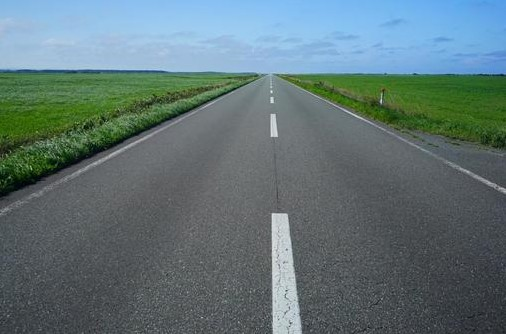
#> input picture pic/road1.jpg, 506 x 334 px, found by its file name
$ python HW1.py
#> lines starting #> are read from the running program, lines starting #| are printed output that depends on the picture; after the words box and inside, x2 and y2 are one past the last pixel; in counts of white or black regions, pixels touching at a corner belong together
import cv2
import numpy as np
import matplotlib.pyplot as plt
from skimage.feature import local_binary_pattern

# 讀取圖片
image_path = r"E:\pic\road1.jpg"
image = cv2.imread(image_path)
#> image is the input picture: shape (334, 506, 3); mean B, G, R 118.2, 115.7, 96.3
if image is None:
    raise FileNotFoundError(f"無法讀取圖片：{image_path}")

gray_image = cv2.cvtColor(image, cv2.COLOR_BGR2GRAY)
hsv_image = cv2.cvtColor(image, cv2.COLOR_BGR2HSV)
#> hsv_image: shape (334, 506, 3); mean H, S, V 93.8, 58.3, 126.6


# 直方圖均衡化（Gray Image）
equalized_gray = cv2.equalizeHist(gray_image)

# 直方圖均衡化（HSV 通道中的 V）
h, s, v = cv2.split(hsv_image)
v_eq = cv2.equalizeHist(v)
hsv_eq = cv2.merge([h, s, v_eq])
#> hsv_eq: shape (334, 506, 3); mean H, S, V 93.8, 58.3, 128.7
image_eq = cv2.cvtColor(hsv_eq, cv2.COLOR_HSV2BGR)

# 設定道路顏色的 HSV 範圍
lower_gray = np.array([0, 0, 20])
upper_gray = np.array([180, 45, 200])
road_mask = cv2.inRange(hsv_image, lower_gray, upper_gray)
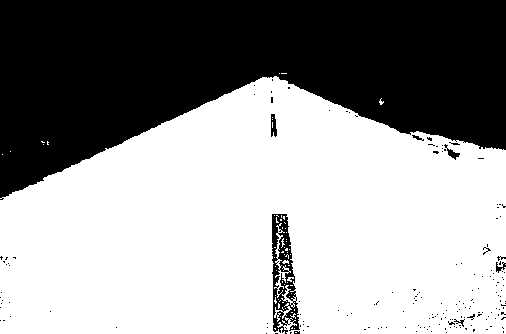
#> road_mask: shape (334, 506); 60.1% white; 176 black regions (169 under 20 px), largest, box (x1, y1, x2, y2) and area: (0, 0, 506, 200) 65117, (272, 214, 300, 334) 1684, (271, 114, 277, 137) 102


# 計算 LBP 並僅保留道路區域
def compute_lbp(image, mask, P=8, R=2):
#> called with P = 8, R = 2
    lbp = local_binary_pattern(image, P, R, method='uniform')
    lbp = lbp * (mask // 255)  # 只保留道路區域的 LBP 值
    return lbp

lbp_image = compute_lbp(equalized_gray, road_mask)

# 對 LBP 圖像進行二值化
_, mask = cv2.threshold(lbp_image.astype(np.uint8), 0, 255, cv2.THRESH_BINARY + cv2.THRESH_OTSU)
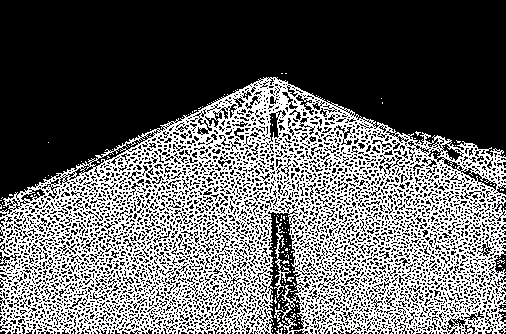
#> mask: shape (334, 506); 39.9% white in thin lines or dots, all inside (x1, y1, x2, y2) = (0, 73, 506, 334)

# 尋找輪廓並保留最大區塊
contours, _ = cv2.findContours(mask, cv2.RETR_EXTERNAL, cv2.CHAIN_APPROX_SIMPLE)
#> contours = 127 contours, 124 with area under 20; largest, box (x1, y1, x2, y2) and area: (0, 77, 506, 334) 97047, (274, 223, 291, 298) 108, (274, 303, 292, 322) 34
contour_image = image.copy()
cv2.drawContours(contour_image, contours, -1, (0, 255, 0), 2)
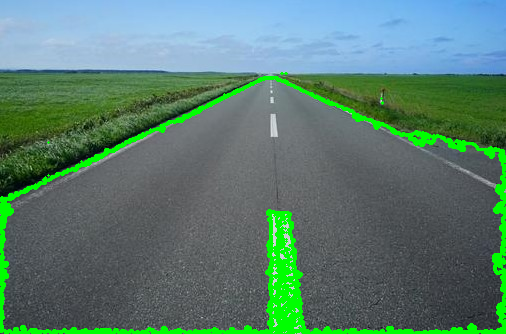
#> contour_image: shape (334, 506, 3); 6.17% of pixels changed, all inside (x1, y1, x2, y2) = (0, 72, 506, 334)
cv2.imshow('Contours Detected', contour_image)

# 找到最大輪廓
max_contour = max(contours, key=cv2.contourArea)
#> max_contour = contour of 2396 points, box (x1, y1, x2, y2) (0, 77, 506, 334), area 97047
max_contour_image = image.copy()
cv2.drawContours(max_contour_image, [max_contour], -1, (0, 0, 255), 2)
#> max_contour_image: shape (334, 506, 3); 5.07% of pixels changed, all inside (x1, y1, x2, y2) = (0, 76, 506, 334)
cv2.imshow('Max Contour', max_contour_image)


# 創建一個空白遮罩來保存最大區塊
filtered_mask = np.zeros_like(mask)
cv2.drawContours(filtered_mask, [max_contour], -1, 255, thickness=cv2.FILLED)
#> filtered_mask: shape (334, 506); 58.3% white; 147 black regions (135 under 20 px), largest, box (x1, y1, x2, y2) and area: (0, 0, 506, 214) 66325, (267, 211, 304, 334) 2706, (494, 250, 506, 275) 182

# 將道路部分覆蓋紅色
overlay = image.copy()
alpha = 0.5
for x in range(filtered_mask.shape[0]):
    for y in range(filtered_mask.shape[1]):
        if filtered_mask[x, y] > 0:
            overlay[x, y] = [0, 0, 255]  # 紅色
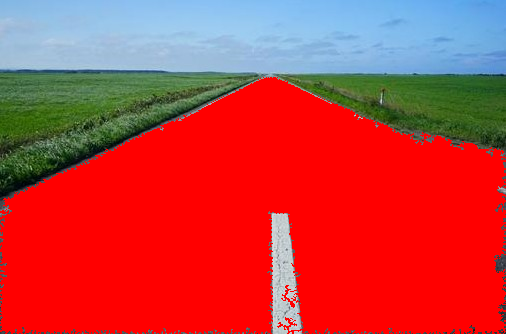
#> overlay: shape (334, 506, 3); mean B, G, R 62.5, 61.6, 193.7
output = cv2.addWeighted(overlay, alpha, image, 1 - alpha, 0)
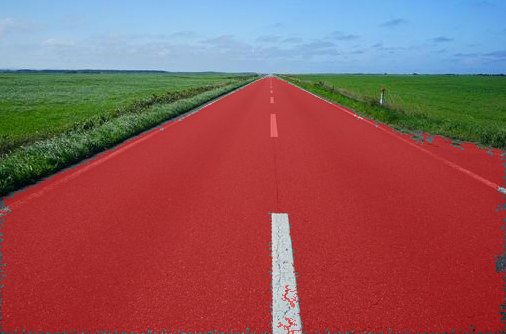
#> output: shape (334, 506, 3); mean B, G, R 90.4, 88.7, 145

# 顯示原始圖片
cv2.imshow('Original Image', image)

# 顯示原始圖片直方圖
plt.figure()
plt.hist(gray_image.ravel(), bins=256, histtype='step', color='black')
plt.title('Histogram of Original Image')
plt.show()

# 顯示均衡化後的灰階圖片
cv2.imshow('Equalized Gray Image', equalized_gray)

# 顯示均衡化後的灰階圖片直方圖
plt.figure()
plt.hist(equalized_gray.ravel(), bins=256, histtype='step', color='black')
plt.title('Histogram of Equalized Gray Image')
plt.show()
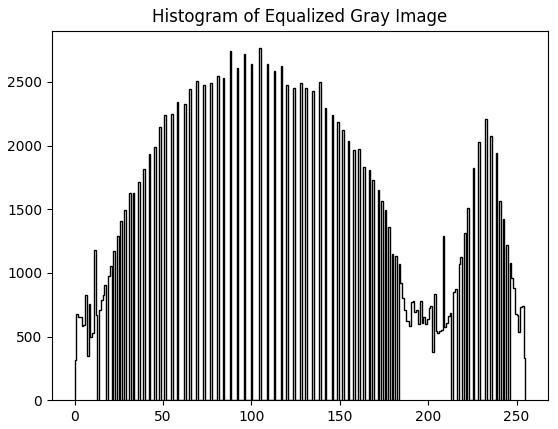
#> figure drawn by matplotlib, 1 panel

# 顯示 LBP 圖像
cv2.imshow('LBP Image', lbp_image)
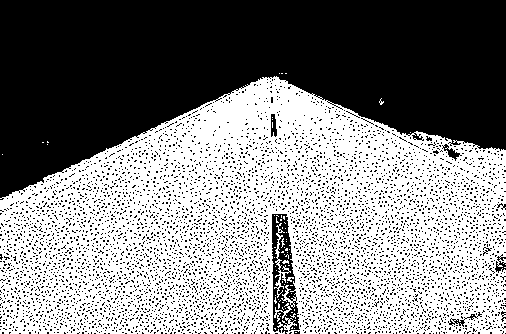
#> window 'LBP Image': shape (334, 506); 52.5% white; 5483 black regions (5474 under 20 px), largest, box (x1, y1, x2, y2) and area: (0, 0, 506, 200) 65352, (272, 214, 300, 334) 1686, (442, 144, 462, 161) 108

# 顯示最終覆蓋的圖片
cv2.imshow('Final Image', output)

# 等待按鍵並關閉顯示窗口
cv2.waitKey(0)
cv2.destroyAllWindows()

# 儲存結果
output_path = r"E:\pic_final\road_final.jpg"
cv2.imwrite(output_path, output)
